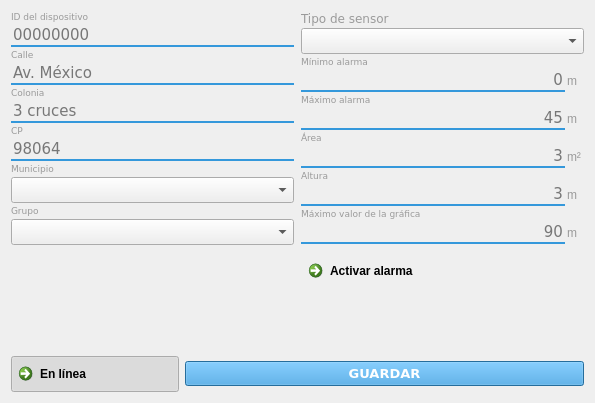
<?xml version="1.0" encoding="UTF-8"?>
<ui version="4.0">
 <class>Nodo</class>
 <widget class="QWidget" name="Nodo">
  <property name="geometry">
   <rect>
    <x>0</x>
    <y>0</y>
    <width>595</width>
    <height>403</height>
   </rect>
  </property>
  <property name="windowTitle">
   <string>Datos del sensor</string>
  </property>
  <property name="windowIcon">
   <iconset>
    <normaloff>:/sigrdap/icons/nuevo.png</normaloff>:/sigrdap/icons/nuevo.png</iconset>
  </property>
  <property name="styleSheet">
   <string notr="true">QLineEdit{
background-color: transparent;
border-style: solid;
border-bottom: 2px solid #3498db;
}

QLineEdit:disabled{
color: #7f8c8d;
}

QLabel{
color: rgb(154, 154, 154)
}</string>
  </property>
  <layout class="QVBoxLayout" name="verticalLayout">
   <item>
    <layout class="QHBoxLayout" name="horizontalLayout_12">
     <property name="spacing">
      <number>7</number>
     </property>
     <item>
      <layout class="QVBoxLayout" name="verticalLayout_8">
       <property name="spacing">
        <number>2</number>
       </property>
       <item>
        <widget class="QLabel" name="label_7">
         <property name="maximumSize">
          <size>
           <width>16777215</width>
           <height>15</height>
          </size>
         </property>
         <property name="font">
          <font>
           <family>Verdana</family>
           <pointsize>7</pointsize>
          </font>
         </property>
         <property name="text">
          <string>ID del dispositivo</string>
         </property>
        </widget>
       </item>
       <item>
        <widget class="QLineEdit" name="editIdDispositivo">
         <property name="enabled">
          <bool>true</bool>
         </property>
         <property name="font">
          <font>
           <family>Verdana</family>
           <pointsize>11</pointsize>
          </font>
         </property>
         <property name="toolTip">
          <string>Identificador del dispositivo</string>
         </property>
         <property name="text">
          <string/>
         </property>
         <property name="placeholderText">
          <string>00000000</string>
         </property>
        </widget>
       </item>
       <item>
        <widget class="QLabel" name="label_6">
         <property name="maximumSize">
          <size>
           <width>16777215</width>
           <height>15</height>
          </size>
         </property>
         <property name="font">
          <font>
           <family>Verdana</family>
           <pointsize>7</pointsize>
          </font>
         </property>
         <property name="text">
          <string>Calle</string>
         </property>
        </widget>
       </item>
       <item>
        <widget class="QLineEdit" name="editCalle">
         <property name="enabled">
          <bool>true</bool>
         </property>
         <property name="font">
          <font>
           <family>Verdana</family>
           <pointsize>11</pointsize>
          </font>
         </property>
         <property name="toolTip">
          <string>Calle</string>
         </property>
         <property name="text">
          <string/>
         </property>
         <property name="placeholderText">
          <string>Av. México</string>
         </property>
        </widget>
       </item>
       <item>
        <widget class="QLabel" name="label_5">
         <property name="maximumSize">
          <size>
           <width>16777215</width>
           <height>15</height>
          </size>
         </property>
         <property name="font">
          <font>
           <family>Verdana</family>
           <pointsize>7</pointsize>
          </font>
         </property>
         <property name="text">
          <string>Colonia</string>
         </property>
        </widget>
       </item>
       <item>
        <widget class="QLineEdit" name="editColonia">
         <property name="font">
          <font>
           <family>Verdana</family>
           <pointsize>11</pointsize>
          </font>
         </property>
         <property name="toolTip">
          <string>Colonia</string>
         </property>
         <property name="text">
          <string/>
         </property>
         <property name="placeholderText">
          <string>3 cruces</string>
         </property>
        </widget>
       </item>
       <item>
        <widget class="QLabel" name="label_4">
         <property name="maximumSize">
          <size>
           <width>16777215</width>
           <height>15</height>
          </size>
         </property>
         <property name="font">
          <font>
           <family>Verdana</family>
           <pointsize>7</pointsize>
          </font>
         </property>
         <property name="text">
          <string>CP</string>
         </property>
        </widget>
       </item>
       <item>
        <widget class="QLineEdit" name="editCP">
         <property name="enabled">
          <bool>true</bool>
         </property>
         <property name="font">
          <font>
           <family>Verdana</family>
           <pointsize>11</pointsize>
          </font>
         </property>
         <property name="toolTip">
          <string>CP</string>
         </property>
         <property name="text">
          <string/>
         </property>
         <property name="placeholderText">
          <string>98064</string>
         </property>
        </widget>
       </item>
       <item>
        <widget class="QLabel" name="label">
         <property name="maximumSize">
          <size>
           <width>16777215</width>
           <height>15</height>
          </size>
         </property>
         <property name="font">
          <font>
           <family>Verdana</family>
           <pointsize>7</pointsize>
          </font>
         </property>
         <property name="text">
          <string>Municipio</string>
         </property>
        </widget>
       </item>
       <item>
        <widget class="QComboBox" name="selectorMunicipio">
         <property name="sizePolicy">
          <sizepolicy hsizetype="Expanding" vsizetype="Fixed">
           <horstretch>0</horstretch>
           <verstretch>0</verstretch>
          </sizepolicy>
         </property>
         <property name="font">
          <font>
           <family>Verdana</family>
           <pointsize>11</pointsize>
          </font>
         </property>
         <property name="toolTip">
          <string>Municipio</string>
         </property>
        </widget>
       </item>
       <item>
        <widget class="QLabel" name="label_2">
         <property name="maximumSize">
          <size>
           <width>16777215</width>
           <height>15</height>
          </size>
         </property>
         <property name="font">
          <font>
           <family>Verdana</family>
           <pointsize>7</pointsize>
          </font>
         </property>
         <property name="text">
          <string>Grupo</string>
         </property>
        </widget>
       </item>
       <item>
        <widget class="QComboBox" name="selectorGrupo">
         <property name="sizePolicy">
          <sizepolicy hsizetype="Expanding" vsizetype="Fixed">
           <horstretch>0</horstretch>
           <verstretch>0</verstretch>
          </sizepolicy>
         </property>
         <property name="minimumSize">
          <size>
           <width>280</width>
           <height>0</height>
          </size>
         </property>
         <property name="font">
          <font>
           <family>Verdana</family>
           <pointsize>11</pointsize>
          </font>
         </property>
         <property name="toolTip">
          <string>Grupo</string>
         </property>
        </widget>
       </item>
       <item>
        <spacer name="verticalSpacer_2">
         <property name="orientation">
          <enum>Qt::Vertical</enum>
         </property>
         <property name="sizeHint" stdset="0">
          <size>
           <width>0</width>
           <height>0</height>
          </size>
         </property>
        </spacer>
       </item>
      </layout>
     </item>
     <item>
      <layout class="QVBoxLayout" name="verticalLayout_5">
       <property name="spacing">
        <number>2</number>
       </property>
       <item>
        <widget class="QLabel" name="label_3">
         <property name="sizePolicy">
          <sizepolicy hsizetype="Expanding" vsizetype="Fixed">
           <horstretch>0</horstretch>
           <verstretch>0</verstretch>
          </sizepolicy>
         </property>
         <property name="maximumSize">
          <size>
           <width>16777215</width>
           <height>15</height>
          </size>
         </property>
         <property name="font">
          <font>
           <family>Verdana</family>
          </font>
         </property>
         <property name="text">
          <string>Tipo de sensor</string>
         </property>
        </widget>
       </item>
       <item>
        <widget class="QComboBox" name="selectorTipoSensor">
         <property name="sizePolicy">
          <sizepolicy hsizetype="Expanding" vsizetype="Fixed">
           <horstretch>0</horstretch>
           <verstretch>0</verstretch>
          </sizepolicy>
         </property>
         <property name="minimumSize">
          <size>
           <width>280</width>
           <height>0</height>
          </size>
         </property>
         <property name="font">
          <font>
           <family>Verdana</family>
           <pointsize>11</pointsize>
          </font>
         </property>
         <property name="toolTip">
          <string>Tipo de sensor</string>
         </property>
        </widget>
       </item>
       <item>
        <widget class="QLabel" name="labelMin">
         <property name="maximumSize">
          <size>
           <width>16777215</width>
           <height>15</height>
          </size>
         </property>
         <property name="font">
          <font>
           <family>Verdana</family>
           <pointsize>7</pointsize>
          </font>
         </property>
         <property name="text">
          <string>Mínimo alarma</string>
         </property>
        </widget>
       </item>
       <item>
        <layout class="QHBoxLayout" name="horizontalLayout_3">
         <item>
          <widget class="QLineEdit" name="editNivelMinimo">
           <property name="enabled">
            <bool>true</bool>
           </property>
           <property name="font">
            <font>
             <family>Verdana</family>
             <pointsize>11</pointsize>
            </font>
           </property>
           <property name="toolTip">
            <string>Mínimo alarma</string>
           </property>
           <property name="text">
            <string/>
           </property>
           <property name="alignment">
            <set>Qt::AlignRight|Qt::AlignTrailing|Qt::AlignVCenter</set>
           </property>
           <property name="placeholderText">
            <string>0</string>
           </property>
          </widget>
         </item>
         <item>
          <widget class="QLabel" name="labelDerMin">
           <property name="minimumSize">
            <size>
             <width>17</width>
             <height>0</height>
            </size>
           </property>
           <property name="text">
            <string>m</string>
           </property>
          </widget>
         </item>
        </layout>
       </item>
       <item>
        <widget class="QLabel" name="labelMax">
         <property name="maximumSize">
          <size>
           <width>16777215</width>
           <height>15</height>
          </size>
         </property>
         <property name="font">
          <font>
           <family>Verdana</family>
           <pointsize>7</pointsize>
          </font>
         </property>
         <property name="text">
          <string>Máximo alarma</string>
         </property>
        </widget>
       </item>
       <item>
        <layout class="QHBoxLayout" name="horizontalLayout_2">
         <item>
          <widget class="QLineEdit" name="editNivelMaximo">
           <property name="enabled">
            <bool>true</bool>
           </property>
           <property name="font">
            <font>
             <family>Verdana</family>
             <pointsize>11</pointsize>
            </font>
           </property>
           <property name="toolTip">
            <string>Máximo alarma</string>
           </property>
           <property name="text">
            <string/>
           </property>
           <property name="alignment">
            <set>Qt::AlignRight|Qt::AlignTrailing|Qt::AlignVCenter</set>
           </property>
           <property name="placeholderText">
            <string>45</string>
           </property>
          </widget>
         </item>
         <item>
          <widget class="QLabel" name="labelDerMax">
           <property name="minimumSize">
            <size>
             <width>17</width>
             <height>0</height>
            </size>
           </property>
           <property name="text">
            <string>m</string>
           </property>
          </widget>
         </item>
        </layout>
       </item>
       <item>
        <widget class="QLabel" name="labelArea">
         <property name="maximumSize">
          <size>
           <width>16777215</width>
           <height>15</height>
          </size>
         </property>
         <property name="font">
          <font>
           <family>Verdana</family>
           <pointsize>7</pointsize>
          </font>
         </property>
         <property name="text">
          <string>Área</string>
         </property>
        </widget>
       </item>
       <item>
        <layout class="QHBoxLayout" name="horizontalLayout_4">
         <item>
          <widget class="QLineEdit" name="editArea">
           <property name="enabled">
            <bool>true</bool>
           </property>
           <property name="font">
            <font>
             <family>Verdana</family>
             <pointsize>11</pointsize>
            </font>
           </property>
           <property name="toolTip">
            <string>Área</string>
           </property>
           <property name="text">
            <string/>
           </property>
           <property name="alignment">
            <set>Qt::AlignRight|Qt::AlignTrailing|Qt::AlignVCenter</set>
           </property>
           <property name="placeholderText">
            <string>3</string>
           </property>
          </widget>
         </item>
         <item>
          <widget class="QLabel" name="labelDerArea">
           <property name="minimumSize">
            <size>
             <width>17</width>
             <height>0</height>
            </size>
           </property>
           <property name="text">
            <string>m²</string>
           </property>
          </widget>
         </item>
        </layout>
       </item>
       <item>
        <widget class="QLabel" name="labelAltura">
         <property name="maximumSize">
          <size>
           <width>16777215</width>
           <height>15</height>
          </size>
         </property>
         <property name="font">
          <font>
           <family>Verdana</family>
           <pointsize>7</pointsize>
          </font>
         </property>
         <property name="text">
          <string>Altura</string>
         </property>
        </widget>
       </item>
       <item>
        <layout class="QHBoxLayout" name="horizontalLayout_5">
         <item>
          <widget class="QLineEdit" name="editAltura">
           <property name="enabled">
            <bool>true</bool>
           </property>
           <property name="font">
            <font>
             <family>Verdana</family>
             <pointsize>11</pointsize>
            </font>
           </property>
           <property name="toolTip">
            <string>Altura</string>
           </property>
           <property name="text">
            <string/>
           </property>
           <property name="alignment">
            <set>Qt::AlignRight|Qt::AlignTrailing|Qt::AlignVCenter</set>
           </property>
           <property name="placeholderText">
            <string>3</string>
           </property>
          </widget>
         </item>
         <item>
          <widget class="QLabel" name="labelDerAlt">
           <property name="minimumSize">
            <size>
             <width>17</width>
             <height>0</height>
            </size>
           </property>
           <property name="text">
            <string>m</string>
           </property>
          </widget>
         </item>
        </layout>
       </item>
       <item>
        <widget class="QLabel" name="labelGrafica">
         <property name="maximumSize">
          <size>
           <width>16777215</width>
           <height>15</height>
          </size>
         </property>
         <property name="font">
          <font>
           <family>Verdana</family>
           <pointsize>7</pointsize>
          </font>
         </property>
         <property name="text">
          <string>Máximo valor de la gráfica</string>
         </property>
        </widget>
       </item>
       <item>
        <layout class="QHBoxLayout" name="horizontalLayout_6">
         <item>
          <widget class="QLineEdit" name="editGrafica">
           <property name="sizePolicy">
            <sizepolicy hsizetype="Expanding" vsizetype="Fixed">
             <horstretch>0</horstretch>
             <verstretch>0</verstretch>
            </sizepolicy>
           </property>
           <property name="font">
            <font>
             <family>Verdana</family>
             <pointsize>11</pointsize>
            </font>
           </property>
           <property name="toolTip">
            <string>Máximo gráfica</string>
           </property>
           <property name="text">
            <string/>
           </property>
           <property name="alignment">
            <set>Qt::AlignRight|Qt::AlignTrailing|Qt::AlignVCenter</set>
           </property>
           <property name="placeholderText">
            <string>90</string>
           </property>
          </widget>
         </item>
         <item>
          <widget class="QLabel" name="labelDerGrafica">
           <property name="minimumSize">
            <size>
             <width>17</width>
             <height>0</height>
            </size>
           </property>
           <property name="text">
            <string>m</string>
           </property>
          </widget>
         </item>
        </layout>
       </item>
       <item>
        <spacer name="verticalSpacer">
         <property name="orientation">
          <enum>Qt::Vertical</enum>
         </property>
         <property name="sizeType">
          <enum>QSizePolicy::Fixed</enum>
         </property>
         <property name="sizeHint" stdset="0">
          <size>
           <width>20</width>
           <height>7</height>
          </size>
         </property>
        </spacer>
       </item>
       <item>
        <widget class="QCommandLinkButton" name="activarAlarma">
         <property name="font">
          <font>
           <family>Segoe UI</family>
          </font>
         </property>
         <property name="text">
          <string>Activar alarma</string>
         </property>
         <property name="icon">
          <iconset>
           <normaloff>:/VentanaZigBee/icons/switch.png</normaloff>:/VentanaZigBee/icons/switch.png</iconset>
         </property>
         <property name="checkable">
          <bool>true</bool>
         </property>
        </widget>
       </item>
       <item>
        <spacer name="verticalSpacer_3">
         <property name="orientation">
          <enum>Qt::Vertical</enum>
         </property>
         <property name="sizeHint" stdset="0">
          <size>
           <width>0</width>
           <height>0</height>
          </size>
         </property>
        </spacer>
       </item>
      </layout>
     </item>
    </layout>
   </item>
   <item>
    <layout class="QHBoxLayout" name="horizontalLayout">
     <item>
      <widget class="QCommandLinkButton" name="botonOnline">
       <property name="sizePolicy">
        <sizepolicy hsizetype="Maximum" vsizetype="Preferred">
         <horstretch>0</horstretch>
         <verstretch>0</verstretch>
        </sizepolicy>
       </property>
       <property name="font">
        <font>
         <family>Segoe UI</family>
        </font>
       </property>
       <property name="text">
        <string>En línea</string>
       </property>
       <property name="icon">
        <iconset>
         <normaloff>:/VentanaZigBee/icons/broadcast.png</normaloff>:/VentanaZigBee/icons/broadcast.png</iconset>
       </property>
       <property name="checkable">
        <bool>true</bool>
       </property>
       <property name="checked">
        <bool>true</bool>
       </property>
      </widget>
     </item>
     <item>
      <widget class="QPushButton" name="botonGuardar">
       <property name="sizePolicy">
        <sizepolicy hsizetype="MinimumExpanding" vsizetype="Fixed">
         <horstretch>0</horstretch>
         <verstretch>0</verstretch>
        </sizepolicy>
       </property>
       <property name="font">
        <font>
         <family>Verdana</family>
         <pointsize>10</pointsize>
         <weight>75</weight>
         <bold>true</bold>
        </font>
       </property>
       <property name="styleSheet">
        <string notr="true">QPushButton:enabled{
background-color: #3498db;
color: rgb(255, 255, 255);
}

QPushButton:disabled{
background-color: #adc1ce;
color: rgb(255, 255, 255);
}</string>
       </property>
       <property name="text">
        <string>GUARDAR</string>
       </property>
      </widget>
     </item>
    </layout>
   </item>
  </layout>
 </widget>
 <tabstops>
  <tabstop>editIdDispositivo</tabstop>
  <tabstop>editCalle</tabstop>
  <tabstop>editColonia</tabstop>
  <tabstop>editCP</tabstop>
  <tabstop>selectorMunicipio</tabstop>
  <tabstop>selectorGrupo</tabstop>
  <tabstop>selectorTipoSensor</tabstop>
  <tabstop>editNivelMaximo</tabstop>
  <tabstop>editNivelMinimo</tabstop>
  <tabstop>editArea</tabstop>
  <tabstop>editAltura</tabstop>
  <tabstop>editGrafica</tabstop>
  <tabstop>activarAlarma</tabstop>
  <tabstop>botonOnline</tabstop>
  <tabstop>botonGuardar</tabstop>
 </tabstops>
 <resources/>
 <connections/>
</ui>
